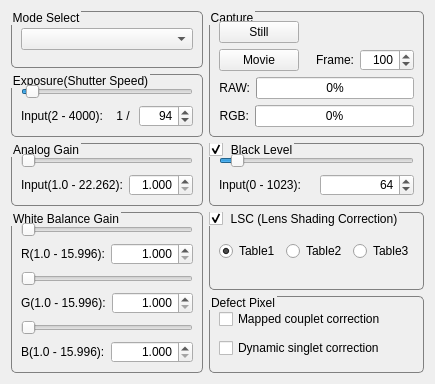
    <widget class="QWidget" name="tab_Sensor">
     <attribute name="title">
      <string>Sensor</string>
     </attribute>
     <layout class="QGridLayout" name="gridLayout_TabWidget">
      <item row="0" column="0">
       <layout class="QGridLayout" name="gridLayout_Sensor">
        <item row="0" column="0">
         <widget class="QGroupBox" name="groupBox_Mode">
          <property name="styleSheet">
           <string notr="true">QGroupBox {border:1px solid gray; border-radius:5px; margin-top:1ex;}QGroupBox::title{subcontrol-origin:margin; subcontrol-position:top left; padding:0 0px;}</string>
          </property>
          <property name="title">
           <string>Mode Select</string>
          </property>
          <layout class="QHBoxLayout" name="horizontalLayout_Mode">
           <item>
            <widget class="QComboBox" name="comboBox_Mode">
             <property name="sizePolicy">
              <sizepolicy hsizetype="Expanding" vsizetype="Fixed">
               <horstretch>0</horstretch>
               <verstretch>0</verstretch>
              </sizepolicy>
             </property>
            </widget>
           </item>
          </layout>
         </widget>
        </item>
        <item row="0" column="1" rowspan="2">
         <widget class="QGroupBox" name="groupBox_Capture">
          <property name="styleSheet">
           <string notr="true">QGroupBox {border:1px solid gray; border-radius:5px; margin-top:1ex;}QGroupBox::title{subcontrol-origin:margin; subcontrol-position:top left; padding:0 0px;}</string>
          </property>
          <property name="title">
           <string>Capture</string>
          </property>
          <layout class="QVBoxLayout" name="verticalLayout_Capture">
           <item>
            <layout class="QGridLayout" name="gridLayout_MovieRecord">
             <item row="1" column="1">
              <widget class="QPushButton" name="pushButton_MovieRecord">
               <property name="text">
                <string>Movie</string>
               </property>
              </widget>
             </item>
             <item row="1" column="2">
              <widget class="QLabel" name="label_MovieRecord">
               <property name="text">
                <string>&lt;html&gt;&lt;head/&gt;&lt;body&gt;&lt;p&gt;Frame:&lt;/p&gt;&lt;/body&gt;&lt;/html&gt;</string>
               </property>
               <property name="alignment">
                <set>Qt::AlignRight|Qt::AlignTrailing|Qt::AlignVCenter</set>
               </property>
              </widget>
             </item>
             <item row="1" column="3">
              <widget class="QSpinBox" name="spinBox_MovieRecord">
               <property name="alignment">
                <set>Qt::AlignRight|Qt::AlignTrailing|Qt::AlignVCenter</set>
               </property>
               <property name="minimum">
                <number>1</number>
               </property>
               <property name="maximum">
                <number>9999</number>
               </property>
               <property name="singleStep">
                <number>1</number>
               </property>
               <property name="value">
                <number>100</number>
               </property>
              </widget>
             </item>
             <item row="0" column="1">
              <widget class="QPushButton" name="pushButton_StillCapture">
               <property name="sizePolicy">
                <sizepolicy hsizetype="Minimum" vsizetype="Fixed">
                 <horstretch>0</horstretch>
                 <verstretch>0</verstretch>
                </sizepolicy>
               </property>
               <property name="text">
                <string>Still</string>
               </property>
              </widget>
             </item>
            </layout>
           </item>
           <item>
            <layout class="QHBoxLayout" name="horizontalLayout_Raw">
             <item>
              <widget class="QLabel" name="label_Raw">
               <property name="text">
                <string>&lt;html&gt;&lt;head/&gt;&lt;body&gt;&lt;p&gt;RAW:&lt;/p&gt;&lt;/body&gt;&lt;/html&gt;</string>
               </property>
               <property name="alignment">
                <set>Qt::AlignRight|Qt::AlignTrailing|Qt::AlignVCenter</set>
               </property>
              </widget>
             </item>
             <item>
              <widget class="QProgressBar" name="progressBar_MovieRecord">
               <property name="value">
                <number>0</number>
               </property>
              </widget>
             </item>
            </layout>
           </item>
           <item>
            <layout class="QHBoxLayout" name="horizontalLayout_Rgb">
             <item>
              <widget class="QLabel" name="label_Rgb">
               <property name="text">
                <string>&lt;html&gt;&lt;head/&gt;&lt;body&gt;&lt;p&gt;RGB:&lt;/p&gt;&lt;/body&gt;&lt;/html&gt;</string>
               </property>
               <property name="alignment">
                <set>Qt::AlignRight|Qt::AlignTrailing|Qt::AlignVCenter</set>
               </property>
              </widget>
             </item>
             <item>
              <widget class="QProgressBar" name="progressBar_MovieConvert">
               <property name="value">
                <number>0</number>
               </property>
              </widget>
             </item>
            </layout>
           </item>
          </layout>
         </widget>
        </item>
        <item row="1" column="0">
         <widget class="QGroupBox" name="groupBox_Exposure">
          <property name="styleSheet">
           <string notr="true">QGroupBox {border:1px solid gray; border-radius:5px; margin-top:1ex;}QGroupBox::title{subcontrol-origin:margin; subcontrol-position:top left; padding:0 0px;}</string>
          </property>
          <property name="title">
           <string>Exposure(Shutter Speed)</string>
          </property>
          <layout class="QVBoxLayout" name="verticalLayout_Exposure">
           <item>
            <widget class="QSlider" name="horizontalSlider_Exposure">
             <property name="minimum">
              <number>2</number>
             </property>
             <property name="maximum">
              <number>4000</number>
             </property>
             <property name="pageStep">
              <number>100</number>
             </property>
             <property name="value">
              <number>94</number>
             </property>
             <property name="orientation">
              <enum>Qt::Horizontal</enum>
             </property>
            </widget>
           </item>
           <item>
            <layout class="QHBoxLayout" name="horizontalLayout_Exposure">
             <item>
              <widget class="QLabel" name="label_Exposure">
               <property name="text">
                <string>&lt;html&gt;&lt;head/&gt;&lt;body&gt;&lt;p&gt;Input(2 - 4000):&lt;/p&gt;&lt;/body&gt;&lt;/html&gt;</string>
               </property>
              </widget>
             </item>
             <item>
              <widget class="QLabel" name="label_ShutterSpeed">
               <property name="text">
                <string>1 / </string>
               </property>
               <property name="alignment">
                <set>Qt::AlignRight|Qt::AlignTrailing|Qt::AlignVCenter</set>
               </property>
              </widget>
             </item>
             <item>
              <widget class="QSpinBox" name="spinBox_Exposure">
               <property name="alignment">
                <set>Qt::AlignRight|Qt::AlignTrailing|Qt::AlignVCenter</set>
               </property>
               <property name="minimum">
                <number>2</number>
               </property>
               <property name="maximum">
                <number>4000</number>
               </property>
               <property name="singleStep">
                <number>1</number>
               </property>
               <property name="value">
                <number>94</number>
               </property>
              </widget>
             </item>
            </layout>
           </item>
          </layout>
         </widget>
        </item>
        <item row="2" column="0">
         <widget class="QGroupBox" name="groupBox_AnalogGain">
          <property name="styleSheet">
           <string notr="true">QGroupBox {border:1px solid gray; border-radius:5px; margin-top:1ex;}QGroupBox::title{subcontrol-origin:margin; subcontrol-position:top left; padding:0 0px;}</string>
          </property>
          <property name="title">
           <string>Analog Gain</string>
          </property>
          <layout class="QVBoxLayout" name="verticalLayout_AnalogGain">
           <item>
            <widget class="QSlider" name="horizontalSlider_AnalogGain">
             <property name="minimum">
              <number>1000</number>
             </property>
             <property name="maximum">
              <number>22262</number>
             </property>
             <property name="pageStep">
              <number>1000</number>
             </property>
             <property name="orientation">
              <enum>Qt::Horizontal</enum>
             </property>
            </widget>
           </item>
           <item>
            <layout class="QHBoxLayout" name="horizontalLayout_AnalogGain">
             <item>
              <widget class="QLabel" name="label_AnalogGain">
               <property name="text">
                <string>&lt;html&gt;&lt;head/&gt;&lt;body&gt;&lt;p&gt;Input(1.0 - 22.262):&lt;/p&gt;&lt;/body&gt;&lt;/html&gt;</string>
               </property>
              </widget>
             </item>
             <item>
              <widget class="QDoubleSpinBox" name="doubleSpinBox_AnalogGain">
               <property name="alignment">
                <set>Qt::AlignRight|Qt::AlignTrailing|Qt::AlignVCenter</set>
               </property>
               <property name="decimals">
                <number>3</number>
               </property>
               <property name="minimum">
                <double>1.000000000000000</double>
               </property>
               <property name="maximum">
                <double>22.262000000000000</double>
               </property>
               <property name="singleStep">
                <double>0.100000000000000</double>
               </property>
              </widget>
             </item>
            </layout>
           </item>
          </layout>
         </widget>
        </item>
        <item row="2" column="1">
         <widget class="QGroupBox" name="groupBox_BlackLevel">
          <property name="styleSheet">
           <string notr="true">QGroupBox {border:1px solid gray; border-radius:5px; margin-top:1ex;}QGroupBox::title{subcontrol-origin:margin; subcontrol-position:top left; padding:0 0px;}</string>
          </property>
          <property name="title">
           <string>Black Level</string>
          </property>
          <property name="checkable">
           <bool>true</bool>
          </property>
          <layout class="QVBoxLayout" name="verticalLayout_BlackLevel">
           <item>
            <widget class="QSlider" name="horizontalSlider_BlackLevel">
             <property name="minimum">
              <number>0</number>
             </property>
             <property name="maximum">
              <number>1023</number>
             </property>
             <property name="pageStep">
              <number>100</number>
             </property>
             <property name="value">
              <number>64</number>
             </property>
             <property name="orientation">
              <enum>Qt::Horizontal</enum>
             </property>
            </widget>
           </item>
           <item>
            <layout class="QHBoxLayout" name="horizontalLayout_BlackLevel">
             <item>
              <widget class="QLabel" name="label_BlackLevel">
               <property name="text">
                <string>&lt;html&gt;&lt;head/&gt;&lt;body&gt;&lt;p&gt;Input(0 - 1023):&lt;/p&gt;&lt;/body&gt;&lt;/html&gt;</string>
               </property>
              </widget>
             </item>
             <item>
              <widget class="QSpinBox" name="spinBox_BlackLevel">
               <property name="alignment">
                <set>Qt::AlignRight|Qt::AlignTrailing|Qt::AlignVCenter</set>
               </property>
               <property name="minimum">
                <number>0</number>
               </property>
               <property name="maximum">
                <number>1023</number>
               </property>
               <property name="singleStep">
                <number>1</number>
               </property>
               <property name="value">
                <number>64</number>
               </property>
              </widget>
             </item>
            </layout>
           </item>
          </layout>
         </widget>
        </item>
        <item row="3" column="0" rowspan="2">
         <widget class="QGroupBox" name="groupBox_WhiteBalance">
          <property name="styleSheet">
           <string notr="true">QGroupBox {border:1px solid gray; border-radius:5px; margin-top:1ex;}QGroupBox::title{subcontrol-origin:margin; subcontrol-position:top left; padding:0 0px;}</string>
          </property>
          <property name="title">
           <string>White Balance Gain</string>
          </property>
          <layout class="QVBoxLayout" name="verticalLayout_WhiteBalance">
           <item>
            <widget class="QSlider" name="horizontalSlider_WhiteBalance_R">
             <property name="minimum">
              <number>1000</number>
             </property>
             <property name="maximum">
              <number>15996</number>
             </property>
             <property name="pageStep">
              <number>1000</number>
             </property>
             <property name="orientation">
              <enum>Qt::Horizontal</enum>
             </property>
            </widget>
           </item>
           <item>
            <layout class="QHBoxLayout" name="horizontalLayout_WhiteBalance_R">
             <item>
              <widget class="QLabel" name="label_WhiteBalance_R">
               <property name="text">
                <string>&lt;html&gt;&lt;head/&gt;&lt;body&gt;&lt;p&gt;R(1.0 - 15.996):&lt;/p&gt;&lt;/body&gt;&lt;/html&gt;</string>
               </property>
              </widget>
             </item>
             <item>
              <widget class="QDoubleSpinBox" name="doubleSpinBox_WhiteBalance_R">
               <property name="alignment">
                <set>Qt::AlignRight|Qt::AlignTrailing|Qt::AlignVCenter</set>
               </property>
               <property name="decimals">
                <number>3</number>
               </property>
               <property name="minimum">
                <double>1.000000000000000</double>
               </property>
               <property name="maximum">
                <double>15.996000000000000</double>
               </property>
               <property name="singleStep">
                <double>0.100000000000000</double>
               </property>
              </widget>
             </item>
            </layout>
           </item>
           <item>
            <widget class="QSlider" name="horizontalSlider_WhiteBalance_G">
             <property name="minimum">
              <number>1000</number>
             </property>
             <property name="maximum">
              <number>15996</number>
             </property>
             <property name="pageStep">
              <number>1000</number>
             </property>
             <property name="orientation">
              <enum>Qt::Horizontal</enum>
             </property>
            </widget>
           </item>
           <item>
            <layout class="QHBoxLayout" name="horizontalLayout_WhiteBalance_G">
             <item>
              <widget class="QLabel" name="label_WhiteBalance_G">
               <property name="text">
                <string>&lt;html&gt;&lt;head/&gt;&lt;body&gt;&lt;p&gt;G(1.0 - 15.996):&lt;/p&gt;&lt;/body&gt;&lt;/html&gt;</string>
               </property>
              </widget>
             </item>
             <item>
              <widget class="QDoubleSpinBox" name="doubleSpinBox_WhiteBalance_G">
               <property name="alignment">
                <set>Qt::AlignRight|Qt::AlignTrailing|Qt::AlignVCenter</set>
               </property>
               <property name="decimals">
                <number>3</number>
               </property>
               <property name="minimum">
                <double>1.000000000000000</double>
               </property>
               <property name="maximum">
                <double>15.996000000000000</double>
               </property>
               <property name="singleStep">
                <double>0.100000000000000</double>
               </property>
              </widget>
             </item>
            </layout>
           </item>
           <item>
            <widget class="QSlider" name="horizontalSlider_WhiteBalance_B">
             <property name="minimum">
              <number>1000</number>
             </property>
             <property name="maximum">
              <number>15996</number>
             </property>
             <property name="pageStep">
              <number>1000</number>
             </property>
             <property name="orientation">
              <enum>Qt::Horizontal</enum>
             </property>
            </widget>
           </item>
           <item>
            <layout class="QHBoxLayout" name="horizontalLayout_WhiteBalance_B">
             <item>
              <widget class="QLabel" name="label_WhiteBalance_B">
               <property name="text">
                <string>&lt;html&gt;&lt;head/&gt;&lt;body&gt;&lt;p&gt;B(1.0 - 15.996):&lt;/p&gt;&lt;/body&gt;&lt;/html&gt;</string>
               </property>
              </widget>
             </item>
             <item>
              <widget class="QDoubleSpinBox" name="doubleSpinBox_WhiteBalance_B">
               <property name="alignment">
                <set>Qt::AlignRight|Qt::AlignTrailing|Qt::AlignVCenter</set>
               </property>
               <property name="decimals">
                <number>3</number>
               </property>
               <property name="minimum">
                <double>1.000000000000000</double>
               </property>
               <property name="maximum">
                <double>15.996000000000000</double>
               </property>
               <property name="singleStep">
                <double>0.100000000000000</double>
               </property>
              </widget>
             </item>
            </layout>
           </item>
          </layout>
         </widget>
        </item>
        <item row="3" column="1">
         <widget class="QGroupBox" name="groupBox_LSC">
          <property name="styleSheet">
           <string notr="true">QGroupBox {border:1px solid gray; border-radius:5px; margin-top:1ex;}QGroupBox::title{subcontrol-origin:margin; subcontrol-position:top left; padding:0 0px;}</string>
          </property>
          <property name="title">
           <string>LSC (Lens Shading Correction)</string>
          </property>
          <property name="checkable">
           <bool>true</bool>
          </property>
          <property name="checked">
           <bool>true</bool>
          </property>
          <layout class="QHBoxLayout" name="horizontalLayout_LSC">
           <item>
            <layout class="QGridLayout" name="gridLayout_LSC">
             <item row="0" column="0">
              <widget class="QRadioButton" name="radioButton_LSC_Table1">
               <property name="text">
                <string>Table1</string>
               </property>
               <property name="checked">
                <bool>true</bool>
               </property>
              </widget>
             </item>
             <item row="0" column="1">
              <widget class="QRadioButton" name="radioButton_LSC_Table2">
               <property name="text">
                <string>Table2</string>
               </property>
              </widget>
             </item>
             <item row="0" column="2">
              <widget class="QRadioButton" name="radioButton_LSC_Table3">
               <property name="text">
                <string>Table3</string>
               </property>
              </widget>
             </item>
            </layout>
           </item>
          </layout>
         </widget>
        </item>
        <item row="4" column="1">
         <widget class="QGroupBox" name="groupBox_DefectPixel">
          <property name="styleSheet">
           <string notr="true">QGroupBox {border:1px solid gray; border-radius:5px; margin-top:1ex;}QGroupBox::title{subcontrol-origin:margin; subcontrol-position:top left; padding:0 0px;}</string>
          </property>
          <property name="title">
           <string>Defect Pixel</string>
          </property>
          <layout class="QHBoxLayout" name="horizontalLayout_DefectPixel">
           <item>
            <layout class="QGridLayout" name="gridLayout_DefectPixel">
             <item row="0" column="0">
              <widget class="QCheckBox" name="checkBox_DefectPixel_Mapped">
               <property name="text">
                <string>Mapped couplet correction</string>
               </property>
              </widget>
             </item>
             <item row="1" column="0">
              <widget class="QCheckBox" name="checkBox_DefectPixel_Dynamic">
               <property name="text">
                <string>Dynamic singlet correction</string>
               </property>
              </widget>
             </item>
            </layout>
           </item>
          </layout>
         </widget>
        </item>
       </layout>
      </item>
     </layout>
    </widget>
